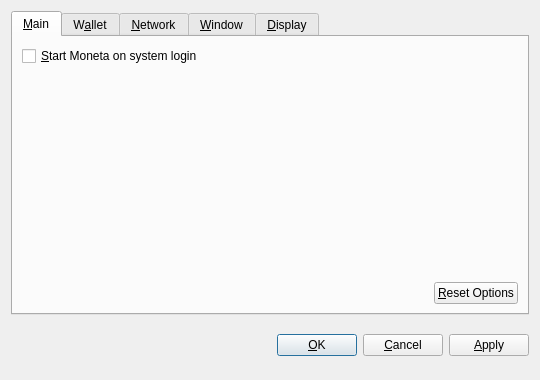
<?xml version="1.0" encoding="UTF-8"?>
<ui version="4.0">
 <class>OptionsDialog</class>
 <widget class="QDialog" name="OptionsDialog">
  <property name="geometry">
   <rect>
    <x>0</x>
    <y>0</y>
    <width>540</width>
    <height>380</height>
   </rect>
  </property>
  <property name="windowTitle">
   <string>Options</string>
  </property>
  <property name="modal">
   <bool>true</bool>
  </property>
  <layout class="QVBoxLayout" name="verticalLayout">
   <item>
    <widget class="QTabWidget" name="tabWidget">
     <property name="tabPosition">
      <enum>QTabWidget::North</enum>
     </property>
     <property name="currentIndex">
      <number>0</number>
     </property>
     <widget class="QWidget" name="tabMain">
      <attribute name="title">
       <string>&amp;Main</string>
      </attribute>
      <layout class="QVBoxLayout" name="verticalLayout_Main">
       <item>
        <widget class="QCheckBox" name="bitcoinAtStartup">
         <property name="toolTip">
          <string>Automatically start Moneta after logging in to the system.</string>
         </property>
         <property name="text">
          <string>&amp;Start Moneta on system login</string>
         </property>
        </widget>
       </item>
       <item>
        <spacer name="verticalSpacer_Main">
         <property name="orientation">
          <enum>Qt::Vertical</enum>
         </property>
         <property name="sizeHint" stdset="0">
          <size>
           <width>20</width>
           <height>40</height>
          </size>
         </property>
        </spacer>
       </item>
       <item>
        <layout class="QHBoxLayout" name="horizontalLayout_2_Main">
         <item>
          <spacer name="horizontalSpacer_2_Main">
           <property name="orientation">
            <enum>Qt::Horizontal</enum>
           </property>
           <property name="sizeHint" stdset="0">
            <size>
             <width>40</width>
             <height>20</height>
            </size>
           </property>
          </spacer>
         </item>
         <item>
          <widget class="QPushButton" name="resetButton">
           <property name="toolTip">
            <string>Reset all client options to default.</string>
           </property>
           <property name="text">
            <string>&amp;Reset Options</string>
           </property>
           <property name="autoDefault">
            <bool>false</bool>
           </property>
          </widget>
         </item>
        </layout>
       </item>
      </layout>
     </widget>
     <widget class="QWidget" name="tabWallet">
      <attribute name="title">
       <string>W&amp;allet</string>
      </attribute>
      <layout class="QVBoxLayout" name="verticalLayout_Network">
       <item>
        <widget class="QLabel" name="transactionFeeInfoLabel">
         <property name="text">
          <string>Optional transaction fee per kB that helps make sure your transactions are processed quickly. Most transactions are 1 kB.</string>
         </property>
         <property name="textFormat">
          <enum>Qt::PlainText</enum>
         </property>
         <property name="wordWrap">
          <bool>true</bool>
         </property>
        </widget>
       </item>
       <item>
        <layout class="QHBoxLayout" name="horizontalLayout_1_Main">
         <item>
          <widget class="QLabel" name="transactionFeeLabel">
           <property name="text">
            <string>Pay transaction &amp;fee</string>
           </property>
           <property name="textFormat">
            <enum>Qt::PlainText</enum>
           </property>
           <property name="buddy">
            <cstring>transactionFee</cstring>
           </property>
          </widget>
         </item>
         <item>
          <widget class="BitcoinAmountField" name="transactionFee"/>
         </item>
         <item>
          <spacer name="horizontalSpacer_1_Main">
           <property name="orientation">
            <enum>Qt::Horizontal</enum>
           </property>
           <property name="sizeHint" stdset="0">
            <size>
             <width>40</width>
             <height>20</height>
            </size>
           </property>
          </spacer>
         </item>
        </layout>
       </item>
       <item>
        <widget class="QLabel" name="label">
         <property name="text">
          <string>If you disable the spending of unconfirmed change, the change from a transaction cannot be used until that transaction has at least one confirmation. This also affects how your balance is computed.</string>
         </property>
         <property name="wordWrap">
          <bool>true</bool>
         </property>
        </widget>
       </item>
       <item>
        <widget class="QCheckBox" name="spendZeroConfChange">
         <property name="text">
          <string>Spend unconfirmed change  (experts only)</string>
         </property>
        </widget>
       </item>
       <item>
        <spacer name="verticalSpacer">
         <property name="orientation">
          <enum>Qt::Vertical</enum>
         </property>
         <property name="sizeHint" stdset="0">
          <size>
           <width>20</width>
           <height>40</height>
          </size>
         </property>
        </spacer>
       </item>
      </layout>
     </widget>
     <widget class="QWidget" name="tabNetwork">
      <attribute name="title">
       <string>&amp;Network</string>
      </attribute>
      <layout class="QVBoxLayout" name="verticalLayout_Network">
       <item>
        <widget class="QCheckBox" name="mapPortUpnp">
         <property name="toolTip">
          <string>Automatically open the Moneta client port on the router. This only works when your router supports UPnP and it is enabled.</string>
         </property>
         <property name="text">
          <string>Map port using &amp;UPnP</string>
         </property>
        </widget>
       </item>
       <item>
        <widget class="QCheckBox" name="connectSocks">
         <property name="toolTip">
          <string>Connect to the Moneta network through a SOCKS proxy (e.g. when connecting through Tor).</string>
         </property>
         <property name="text">
          <string>&amp;Connect through SOCKS proxy:</string>
         </property>
        </widget>
       </item>
       <item>
        <layout class="QHBoxLayout" name="horizontalLayout_Network">
         <item>
          <widget class="QLabel" name="proxyIpLabel">
           <property name="text">
            <string>Proxy &amp;IP:</string>
           </property>
           <property name="textFormat">
            <enum>Qt::PlainText</enum>
           </property>
           <property name="buddy">
            <cstring>proxyIp</cstring>
           </property>
          </widget>
         </item>
         <item>
          <widget class="QValidatedLineEdit" name="proxyIp">
           <property name="maximumSize">
            <size>
             <width>140</width>
             <height>16777215</height>
            </size>
           </property>
           <property name="toolTip">
            <string>IP address of the proxy (e.g. 127.0.0.1)</string>
           </property>
          </widget>
         </item>
         <item>
          <widget class="QLabel" name="proxyPortLabel">
           <property name="text">
            <string>&amp;Port:</string>
           </property>
           <property name="textFormat">
            <enum>Qt::PlainText</enum>
           </property>
           <property name="buddy">
            <cstring>proxyPort</cstring>
           </property>
          </widget>
         </item>
         <item>
          <widget class="QLineEdit" name="proxyPort">
           <property name="maximumSize">
            <size>
             <width>55</width>
             <height>16777215</height>
            </size>
           </property>
           <property name="toolTip">
            <string>Port of the proxy (e.g. 9050)</string>
           </property>
          </widget>
         </item>
         <item>
          <widget class="QLabel" name="socksVersionLabel">
           <property name="text">
            <string>SOCKS &amp;Version:</string>
           </property>
           <property name="textFormat">
            <enum>Qt::PlainText</enum>
           </property>
           <property name="buddy">
            <cstring>socksVersion</cstring>
           </property>
          </widget>
         </item>
         <item>
          <widget class="QValueComboBox" name="socksVersion">
           <property name="toolTip">
            <string>SOCKS version of the proxy (e.g. 5)</string>
           </property>
          </widget>
         </item>
         <item>
          <spacer name="horizontalSpacer_Network">
           <property name="orientation">
            <enum>Qt::Horizontal</enum>
           </property>
           <property name="sizeHint" stdset="0">
            <size>
             <width>40</width>
             <height>20</height>
            </size>
           </property>
          </spacer>
         </item>
        </layout>
       </item>
       <item>
        <spacer name="verticalSpacer_Network">
         <property name="orientation">
          <enum>Qt::Vertical</enum>
         </property>
         <property name="sizeHint" stdset="0">
          <size>
           <width>20</width>
           <height>40</height>
          </size>
         </property>
        </spacer>
       </item>
      </layout>
     </widget>
     <widget class="QWidget" name="tabWindow">
      <attribute name="title">
       <string>&amp;Window</string>
      </attribute>
      <layout class="QVBoxLayout" name="verticalLayout_Window">
       <item>
        <widget class="QCheckBox" name="minimizeToTray">
         <property name="toolTip">
          <string>Show only a tray icon after minimizing the window.</string>
         </property>
         <property name="text">
          <string>&amp;Minimize to the tray instead of the taskbar</string>
         </property>
        </widget>
       </item>
       <item>
        <widget class="QCheckBox" name="minimizeOnClose">
         <property name="toolTip">
          <string>Minimize instead of exit the application when the window is closed. When this option is enabled, the application will be closed only after selecting Quit in the menu.</string>
         </property>
         <property name="text">
          <string>M&amp;inimize on close</string>
         </property>
        </widget>
       </item>
       <item>
        <spacer name="verticalSpacer_Window">
         <property name="orientation">
          <enum>Qt::Vertical</enum>
         </property>
         <property name="sizeHint" stdset="0">
          <size>
           <width>20</width>
           <height>40</height>
          </size>
         </property>
        </spacer>
       </item>
      </layout>
     </widget>
     <widget class="QWidget" name="tabDisplay">
      <attribute name="title">
       <string>&amp;Display</string>
      </attribute>
      <layout class="QVBoxLayout" name="verticalLayout_Display">
       <item>
        <layout class="QHBoxLayout" name="horizontalLayout_1_Display">
         <item>
          <widget class="QLabel" name="langLabel">
           <property name="text">
            <string>User Interface &amp;language:</string>
           </property>
           <property name="textFormat">
            <enum>Qt::PlainText</enum>
           </property>
           <property name="buddy">
            <cstring>lang</cstring>
           </property>
          </widget>
         </item>
         <item>
          <widget class="QValueComboBox" name="lang">
           <property name="toolTip">
            <string>The user interface language can be set here. This setting will take effect after restarting Moneta.</string>
           </property>
          </widget>
         </item>
        </layout>
       </item>
       <item>
        <layout class="QHBoxLayout" name="horizontalLayout_2_Display">
         <item>
          <widget class="QLabel" name="unitLabel">
           <property name="text">
            <string>&amp;Unit to show amounts in:</string>
           </property>
           <property name="textFormat">
            <enum>Qt::PlainText</enum>
           </property>
           <property name="buddy">
            <cstring>unit</cstring>
           </property>
          </widget>
         </item>
         <item>
          <widget class="QValueComboBox" name="unit">
           <property name="toolTip">
            <string>Choose the default subdivision unit to show in the interface and when sending coins.</string>
           </property>
          </widget>
         </item>
        </layout>
       </item>
       <item>
        <widget class="QCheckBox" name="displayAddresses">
         <property name="toolTip">
          <string>Whether to show Moneta addresses in the transaction list or not.</string>
         </property>
         <property name="text">
          <string>&amp;Display addresses in transaction list</string>
         </property>
        </widget>
       </item>
       <item>
        <widget class="QCheckBox" name="coinControlFeatures">
         <property name="toolTip">
          <string>Whether to show coin control features or not.</string>
         </property>
         <property name="text">
          <string>Display coin &amp;control features (experts only!)</string>
         </property>
        </widget>
       </item>
       <item>
        <spacer name="verticalSpacer_Display">
         <property name="orientation">
          <enum>Qt::Vertical</enum>
         </property>
         <property name="sizeHint" stdset="0">
          <size>
           <width>20</width>
           <height>40</height>
          </size>
         </property>
        </spacer>
       </item>
      </layout>
     </widget>
    </widget>
   </item>
   <item>
    <layout class="QHBoxLayout" name="horizontalLayout_Buttons">
     <item>
      <spacer name="horizontalSpacer_1">
       <property name="orientation">
        <enum>Qt::Horizontal</enum>
       </property>
       <property name="sizeHint" stdset="0">
        <size>
         <width>40</width>
         <height>48</height>
        </size>
       </property>
      </spacer>
     </item>
     <item>
      <widget class="QLabel" name="statusLabel">
       <property name="font">
        <font>
         <weight>75</weight>
         <bold>true</bold>
        </font>
       </property>
       <property name="text">
        <string/>
       </property>
       <property name="textFormat">
        <enum>Qt::PlainText</enum>
       </property>
       <property name="wordWrap">
        <bool>true</bool>
       </property>
      </widget>
     </item>
     <item>
      <spacer name="horizontalSpacer_2">
       <property name="orientation">
        <enum>Qt::Horizontal</enum>
       </property>
       <property name="sizeHint" stdset="0">
        <size>
         <width>40</width>
         <height>48</height>
        </size>
       </property>
      </spacer>
     </item>
     <item>
      <widget class="QPushButton" name="okButton">
       <property name="text">
        <string>&amp;OK</string>
       </property>
      </widget>
     </item>
     <item>
      <widget class="QPushButton" name="cancelButton">
       <property name="text">
        <string>&amp;Cancel</string>
       </property>
       <property name="autoDefault">
        <bool>false</bool>
       </property>
      </widget>
     </item>
     <item>
      <widget class="QPushButton" name="applyButton">
       <property name="text">
        <string>&amp;Apply</string>
       </property>
       <property name="autoDefault">
        <bool>false</bool>
       </property>
      </widget>
     </item>
    </layout>
   </item>
  </layout>
 </widget>
 <customwidgets>
  <customwidget>
   <class>BitcoinAmountField</class>
   <extends>QSpinBox</extends>
   <header>bitcoinamountfield.h</header>
  </customwidget>
  <customwidget>
   <class>QValueComboBox</class>
   <extends>QComboBox</extends>
   <header>qvaluecombobox.h</header>
  </customwidget>
  <customwidget>
   <class>QValidatedLineEdit</class>
   <extends>QLineEdit</extends>
   <header>qvalidatedlineedit.h</header>
  </customwidget>
 </customwidgets>
 <resources/>
 <connections/>
</ui>
